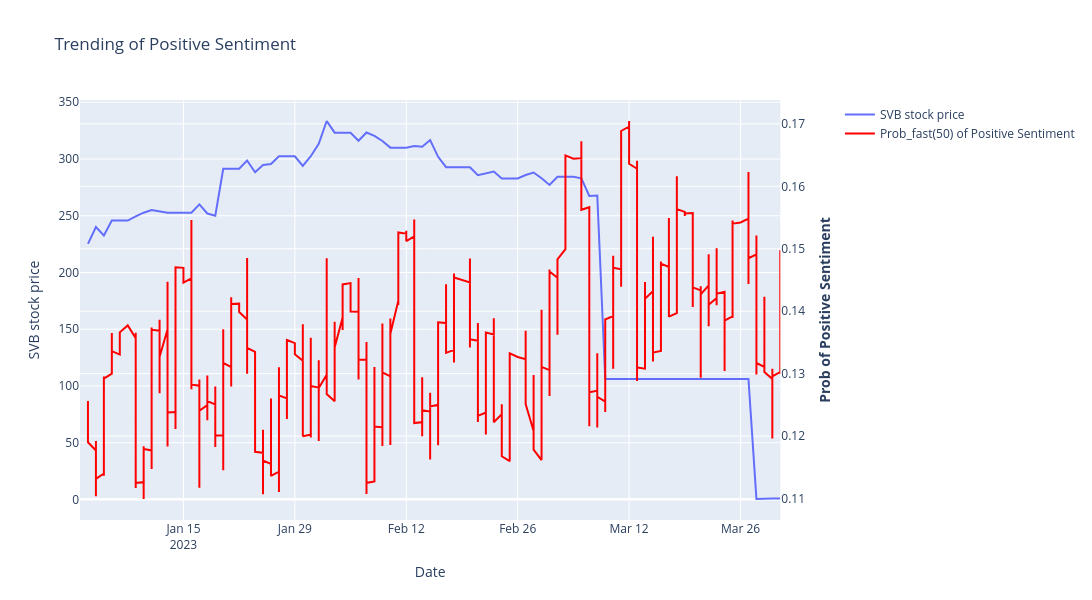

Notebook code cell kept with this figure:
### Code cell
import plotly.graph_objects as go
from plotly.subplots import make_subplots
# Create figure with secondary y-axis
fig = make_subplots(specs=[[{"secondary_y": True}]])
r=4
# Add traces
fig.add_trace(
    go.Scatter(x=wdt['publish time'], y=wdt.svb_close_price, name='SVB stock price', mode='lines'),secondary_y=False)

fig.add_trace(
    go.Scatter(x=wdt['publish time'], y=wdt.prob_fast, name='Prob_fast(50) of Positive Sentiment', mode='lines',  line=dict(color='red')),secondary_y=True)


# Add figure title
fig.update_layout(
    title_text="Trending of Positive Sentiment ",
    width=1200,
    height=600,
)

# Set x-axis title
fig.update_xaxes(title_text="Date")

# Set y-axes titles
fig.update_yaxes(title_text="SVB stock price ", secondary_y=False)
fig.update_yaxes(title_text="<b>Prob of Positive Sentiment</b>", secondary_y=True)

fig.show()

### Figure 1 — Plotly figure (JSON) as saved in the notebook; plotly's stock layout.template omitted (floating-point values rounded to 4 significant figures; data arrays with more than 128 entries replaced by an {"elided": "..."} marker saying what was removed)
{"data": [{"mode": "lines", "name": "SVB stock price", "type": "scatter", "x": {"elided": "8137 str values"}, "xaxis": "x", "y": {"elided": "8137 float values"}, "yaxis": "y"}, {"line": {"color": "red"}, "mode": "lines", "name": "Prob_fast(50) of Positive Sentiment", "type": "scatter", "x": {"elided": "8137 str values"}, "xaxis": "x", "y": {"elided": "8137 float values"}, "yaxis": "y2"}], "layout": {"height": 600, "title": {"text": "Trending of Positive Sentiment "}, "width": 1200, "xaxis": {"anchor": "y", "domain": [0, 0.94], "title": {"text": "Date"}}, "yaxis": {"anchor": "x", "domain": [0, 1], "title": {"text": "SVB stock price "}}, "yaxis2": {"anchor": "x", "overlaying": "y", "side": "right", "title": {"text": "<b>Prob of Positive Sentiment</b>"}}}}
